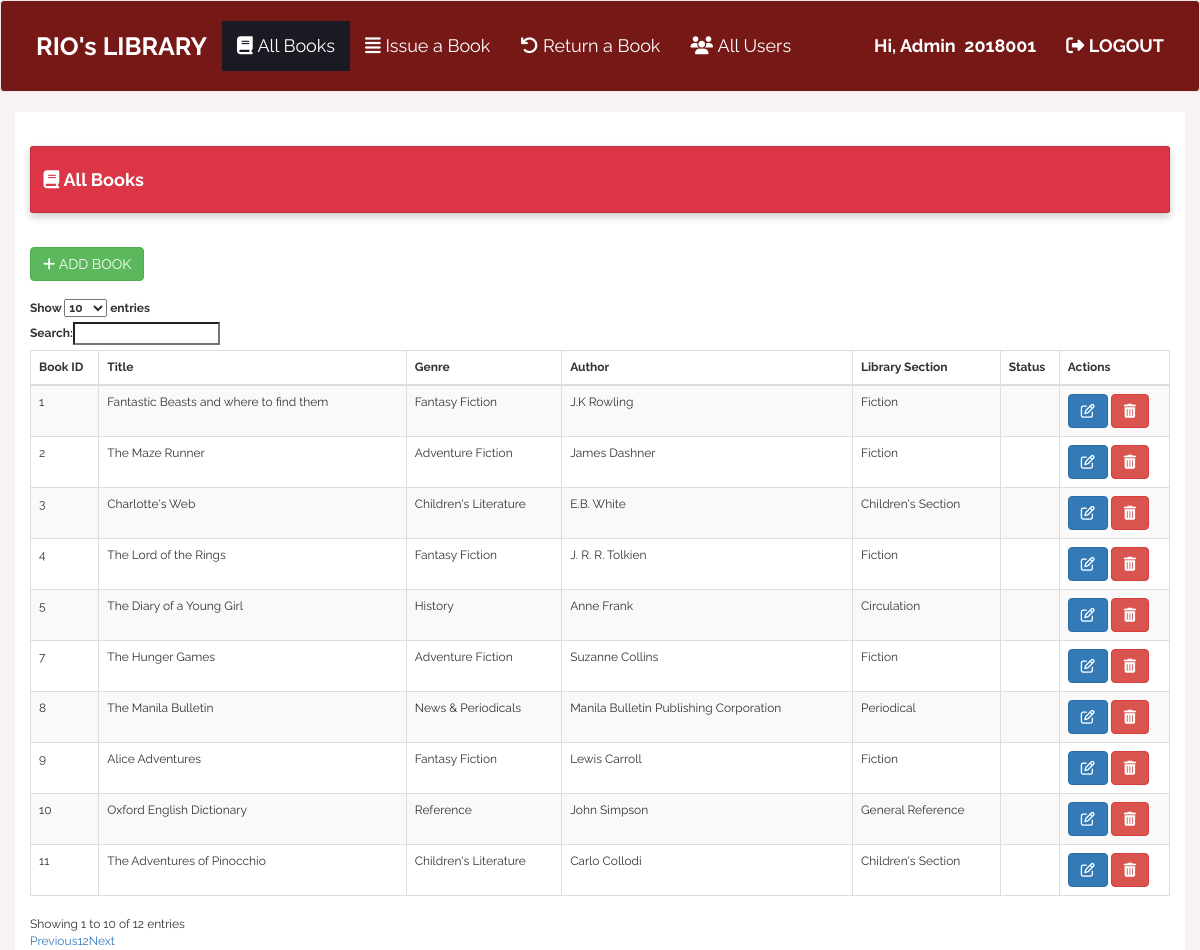
Screenshot of /controller.php?page=getuserbooks (signed in) with the database file from the repository.
### tables this page shows
CREATE TABLE IF NOT EXISTS `booktbl` (
  `bookid` int(20) NOT NULL DEFAULT '0',
  `title` varchar(100) DEFAULT NULL,
  `genre` varchar(100) DEFAULT NULL,
  `author` varchar(100) DEFAULT NULL,
  `lib_sec` varchar(100) DEFAULT NULL,
  `status` varchar(50) DEFAULT NULL,
  PRIMARY KEY (`bookid`)
);

### models/usermodel.php (called while the page is built, shortened)
<?php
include "config.inc.php";
function userbooks()
{
	global $host,$user,$pass,$db,$conn;
	$sql= "Select * from booktbl where `status`='Available'";
	$result= mysqli_query($conn,$sql);
	$fil= array();
	if($myrow=mysqli_fetch_array($result))
	{
		do
		{
			$info = array();
			$info['bookid'] = $myrow['bookid'];
			$info['title'] = $myrow['title'];
			$info['genre'] = $myrow['genre'];
			$info['author'] = $myrow['author'];
			$info['lib_sec'] = $myrow['lib_sec'];
			$fil[] = $info;
		}while($myrow=mysqli_fetch_array($result));
	}
	return $fil;
}
?>

### book.php (the view, shortened to what this page needs)
<!DOCTYPE html>
<html lang="en">
<head>
	<link rel="stylesheet" href="https://maxcdn.bootstrapcdn.com/bootstrap/3.3.7/css/bootstrap.min.css">
	<link rel="stylesheet" href="https://maxcdn.bootstrapcdn.com/bootstrap/3.3.6/css/bootstrap.min.css" />
	<link rel="stylesheet" href="https://cdn.datatables.net/1.10.12/css/dataTables.bootstrap.min.css" />
	<link rel="stylesheet" href="dist/sweetalert.css">
	<link rel="stylesheet" href="css/styles.css">
</head>
<body>
<div class="bs-example">
    <nav class="navbar navbar-default" style="background-color:#751816; padding: 20px; ">
        <div class="navbar-header" >
            <a href="#" class="navbar-brand active" style=" color: white; font-size: 25px;"><b>RIO's LIBRARY</b></a>
        </div>
        <div id="navbarCollapse" class="collapse navbar-collapse">
            <ul class="nav navbar-nav">
                <?php
				if($_SESSION['position']=='Admin'){
				echo '
				<li class="active"><a class="red" href="http://localhost/library/controller.php?page=getbooks" style="color: white; font-size: 18px;"><i class="fa fa-book"></i>&nbsp;All Books</a></li>
                ';}
				?>
				<?php
				if($_SESSION['position']=='Admin'){
				echo '
				<li><a href="http://localhost/library/controller.php?page=getids" style="color: white; font-size: 18px;"><i class="fa fa-align-justify"></i>&nbsp;Issue a Book</a></li>
                <li><a href="http://localhost/library/controller.php?page=getids2" style="color: white; font-size: 18px;"><i class="fa fa-undo"></i>&nbsp;Return a Book</a></li>
                <li><a href="http://localhost/library/controller.php?page=getusers" style="color: white; font-size: 18px;"><i class="fa fa-users"></i>&nbsp;All Users</a></li>
				';}
				?>
            </ul>
            <ul class="nav navbar-nav navbar-right">
				<li><a href="#" style="color: white; font-size: 18px;">&nbsp;<b>
				<?php
					echo '
						Hi, '.$_SESSION['position'].'&nbsp;&nbsp;'.$_SESSION['userid'].'</b></a></li>';
				?>
                <li><a href="logout.php" style="color: white; font-size: 18px;"><i class="fa fa-sign-out"></i>&nbsp;<b>LOGOUT</b></a></li>
            </ul>
        </div>
    </nav>
</div>
<div class="container" style="background-color: #fff;">
		<br /><br />
		<div class="card">
			<div class="card-body">
				<h4><i class="fa fa-book"></i><b>&nbsp;All Books</b></h4>
			</div>
		</div>
		<br /><br />
		<?php
		if($_SESSION['position']=='Admin'){
		echo '
		<button type="submit" class="btn btn-success" data-toggle="modal" data-target="#myModalAdd"><i class="fa fa-plus"></i>&nbsp;ADD BOOK</button>
		';}?>
		<br /><br />
		<table id="example" class="table table-striped table-inverse table-bordered table-hover"  width="100%">
                          <thead>
							  <tr>
								<th>Book ID</th>
								<th>Title</th>
								<th>Genre</th>
								<th>Author</th>
								<th>Library Section</th>
							<?php
								if($_SESSION['position']=='Admin'){
								echo'
								<th>Status</th>
							';}
								?>
								<th width="100">Actions</th>
							  </tr>
							</thead>
					<?php
					 	if(isset($fil)){
						foreach($fil as $row){
						{  echo  '
                            <tr>
							 <td class="id">'.$row["bookid"].'</td>
                            <td class="title">'.$row["title"].'</td>
                            <td class="genre">'.$row["genre"].'</td>
                            <td class="author">'.$row["author"].'</td>
                            <td class="lib">'.$row["lib_sec"].'</td>  ';
						if($_SESSION['position']=='Admin'){
						echo '
                            <td class="status">'.$row["status"].'</td>
							<td width="100">
							<span data-toggle="modal"  data-target="#myModalUpdate">
							<a class="btn btn-primary get-book" onclick="tableData()"   data-toggle="tooltip" data-placement="top" title="Update Book"><i class="fa fa-edit"></i>  </a>
							</span>
							<span data-toggle="modal"  data-target="#myModalDelete">
							<a class="btn btn-danger get-book" onclick="tableData()" data-toggle="tooltip" data-placement="top" title="Remove Book" ><i class="fa fa-trash"></i>  </a>
							</span>
							</td>
							</tr>
                               ';
						}
						else if($_SESSION['position']=='user'){
						echo '
							<td>
							<span data-toggle="modal"  data-target="#myModalBorrow">
							<a class="btn btn-primary borrow-book" onclick="tableData()"   data-toggle="tooltip" data-placement="top" title="Borrow this Book"><i class="fa fa-book"></i>  </a>
							</span>
							</td>
							</tr>
                               ';
						} }
						 	} }
                     ?>
               </table>
           </div>
</body>
</html>

### css/styles.css (style rules this page uses)
body { font-family: 'Raleway', sans-serif; background-color: #f9f2f4; font-weight: 400; font-size: 12px; }
.card { box-shadow: 0 4px 8px 0 rgba(0,0,0,0.2); transition: 0.3s; width: 100%; }
.card-body { padding: 1.25rem; border: 1px solid rgba(0,0,0,.125); border-radius: .25rem; background-color:#dc3545; color: white; }
.navbar-default .navbar-nav>.active>a, .navbar-default .navbar-nav>.active>a:focus, .navbar-default .navbar-nav>.active>a:hover { background-color: #1a1a23; color: #f39c12; }

### rows the page displays
booktbl: bookid "1", title "Fantastic Beasts and where to find them", genre "Fantasy Fiction", author "J.K Rowling", lib_sec "Fiction"
booktbl: bookid "2", title "The Maze Runner", genre "Adventure Fiction", author "James Dashner", lib_sec "Fiction"
booktbl: bookid "3", title "Charlotte's Web", genre "Children's Literature", author "E.B. White", lib_sec "Children's Section"
booktbl: bookid "4", title "The Lord of the Rings", genre "Fantasy Fiction", author "J. R. R. Tolkien", lib_sec "Fiction"
booktbl: bookid "5", title "The Diary of a Young Girl", genre "History", author "Anne Frank", lib_sec "Circulation"
booktbl: bookid "7", title "The Hunger Games", genre "Adventure Fiction", author "Suzanne Collins", lib_sec "Fiction"
booktbl: bookid "8", title "The Manila Bulletin", genre "News & Periodicals", author "Manila Bulletin Publishing Corporation", lib_sec "Periodical"
booktbl: bookid "9", title "Alice Adventures", genre "Fantasy Fiction", author "Lewis Carroll", lib_sec "Fiction"
booktbl: bookid "10", title "Oxford English Dictionary", genre "Reference", author "John Simpson", lib_sec "General Reference"
booktbl: bookid "11", title "The Adventures of Pinocchio", genre "Children's Literature", author "Carlo Collodi", lib_sec "Children's Section"

### other values shown
$_SESSION['position'] "Admin"
$_SESSION['userid'] "2018001"
